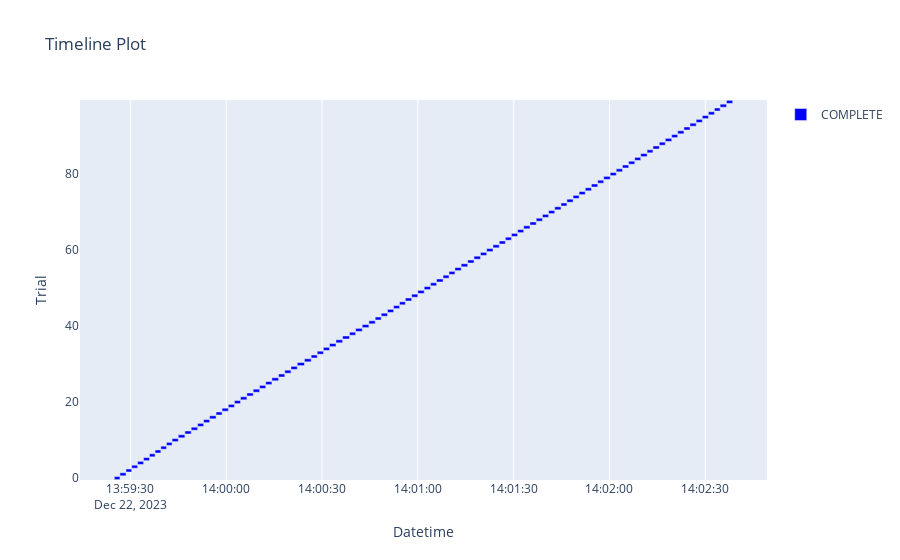

Source (notebook cell):
### Code cell
fig = optuna.visualization.plot_timeline(study)
fig.show()
